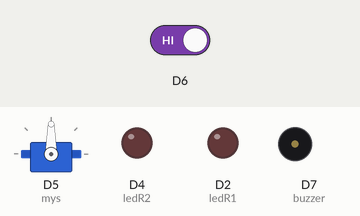
This sketch was run on a simulated ESP8266 (NodeMCU). Shown: servo, output pins drawn as LEDs (lit = HIGH), buzzer (waves = sounding, pin HIGH). The test bench sets the inputs (shaded band); at power-on: D6 HIGH. WiFi joins after 1.5 s; servers stay silent unless stated; what the sketch prints to the serial monitor is not drawn.

Above: at 2.7 s.
2.8 s: D6 driven LOW
At 2.95 s:
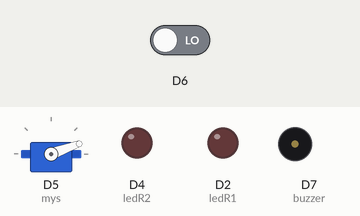
At 3.55 s:
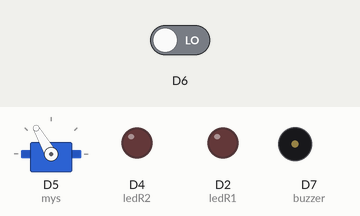
8.8 s: D6 driven HIGH
At 11.1 s:
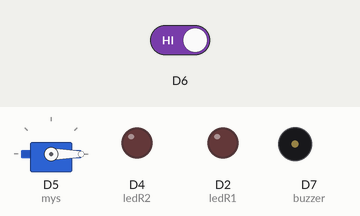
Timing chart, 0 to 12.6 s (numbered marks = the images above; inputs shaded):
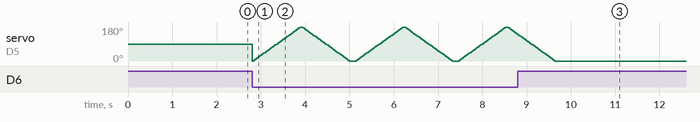

Measured:
- after the input at 8.8 s, servo on D5 (mys): goes on until 9.6 s, then stays 0°

The sketch:

esp_8266_client.ino
```cpp
#include <ESP8266WiFi.h>
#include <WiFiUdp.h>
#include<Servo.h>
Servo mys;
const char* ssid = "OPPO A15";
const char* password = "emon0002";

const char * udpAddress = "192.168.43.250";
WiFiUDP udp;
unsigned int udpPort = 1234;
int ledR1 = D2;
int ledR2 = D4;
int buzzer = D7;

char pktbuf1[10];
char rx_val;

void setup() {
  mys.attach(D5);
  mys.write(90);
  pinMode(ledR1, OUTPUT);
  pinMode(ledR2, OUTPUT);
  pinMode(buzzer, OUTPUT);
  pinMode(D6, INPUT);
  Serial.begin(9600);
  WiFi.begin(ssid, password);

  while (WiFi.waitForConnectResult() != WL_CONNECTED) {
    Serial.println("Connection Failed! Rebooting...");
    delay(5000);
    ESP.restart();
  }

  Serial.println(WiFi.localIP());
  Serial.println("Status: Connected");

  udp.begin(udpPort);
  Serial.println("UDP Port: " + String(udpPort));
}

void loop() {
  int packetSize = udp.parsePacket();

  if (!packetSize) {
    if (Serial.available() > 0) {
      rx_val = Serial.read();
      Serial.print("udp_send: ");
      Serial.println(rx_val);
      udp.beginPacket(udpAddress, udpPort);
      udp.write(rx_val);
      udp.endPacket();
    }
  } else {
    udp.read(pktbuf1, sizeof(pktbuf1) - 1);
    pktbuf1[packetSize] = '\0';

    Serial.print("Packet from " + String(udpAddress) + ": ");
    Serial.println(pktbuf1);

    if (pktbuf1[0] == '1') {
      digitalWrite(ledR1, HIGH);
      digitalWrite(ledR2, LOW);
      digitalWrite(buzzer, HIGH);
    }
    else if(pktbuf1[0] == '2') {
      digitalWrite(ledR1, LOW);
      digitalWrite(ledR2, HIGH);
      digitalWrite(buzzer, HIGH);
          }
    else {
      digitalWrite(ledR1, LOW);
      digitalWrite(ledR2, LOW);
      digitalWrite(buzzer, LOW);
    }

    //delay(1000);
  }

  if(digitalRead(D6)==LOW){
  // for(int k=0; k<1001; k++){
    for (int pos = 0; pos <= 180; pos += 5) {
      mys.write(pos);
      delay(30);
    }
    for (int pos = 180; pos >= 0; pos -= 5) {
      mys.write(pos);
      delay(30);
    }
      }
  //}
  delay(100);
}
```
